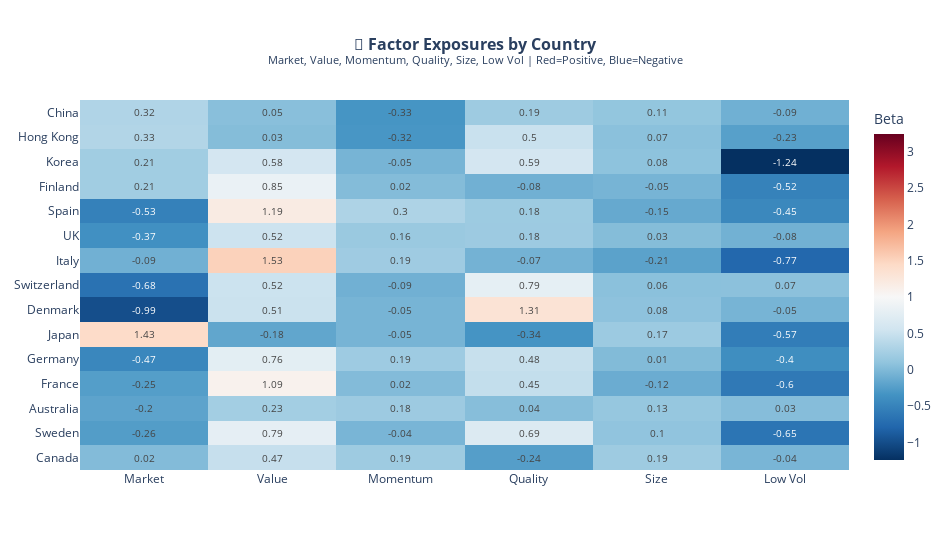

Write notebook code for a chart like this one.
### Code cell
# Factor Exposure Heatmap
def create_factor_exposure_heatmap(factor_exposures: dict) -> go.Figure:
    """
    Create heatmap of factor exposures across countries.
    """
    data = []
    for country, exp in factor_exposures.items():
        row = {'Country': country, 'Alpha': exp['alpha'], 'R²': exp['r_squared']}
        row.update(exp['betas'])
        data.append(row)
    
    if not data:
        return None
    
    df = pd.DataFrame(data).sort_values('R²', ascending=False)
    
    factor_cols = [c for c in df.columns if c not in ['Country', 'Alpha', 'R²']]
    
    fig = go.Figure(data=go.Heatmap(
        z=df[factor_cols].values,
        x=factor_cols,
        y=df['Country'],
        colorscale='RdBu_r',
        zmid=0 if 'Market' not in factor_cols else 1,
        text=np.round(df[factor_cols].values, 2),
        texttemplate='%{text}',
        textfont={"size": 10},
        colorbar=dict(title='Beta')
    ))
    
    fig.update_layout(
        title=dict(
            text='<b>🎯 Factor Exposures by Country</b><br>'
                 '<sup>Market, Value, Momentum, Quality, Size, Low Vol | Red=Positive, Blue=Negative</sup>',
            x=0.5, font=dict(size=16)
        ),
        height=550, width=950,
        template='plotly_white'
    )
    
    return fig


if factor_exposures:
    fig_factors = create_factor_exposure_heatmap(factor_exposures)
    if fig_factors:
        fig_factors.show()

### Figure 1 — Plotly figure (JSON) as saved in the notebook; plotly's stock layout.template omitted (floating-point values rounded to 4 significant figures)
{"data": [{"colorbar": {"title": {"text": "Beta"}}, "colorscale": [[0, "rgb(5,48,97)"], [0.1, "rgb(33,102,172)"], [0.2, "rgb(67,147,195)"], [0.3, "rgb(146,197,222)"], [0.4, "rgb(209,229,240)"], [0.5, "rgb(247,247,247)"], [0.6, "rgb(253,219,199)"], [0.7, "rgb(244,165,130)"], [0.8, "rgb(214,96,77)"], [0.9, "rgb(178,24,43)"], [1, "rgb(103,0,31)"]], "text": [[0.02, 0.47, 0.19, -0.24, 0.19, -0.04], [-0.26, 0.79, -0.04, 0.69, 0.1, -0.65], [-0.2, 0.23, 0.18, 0.04, 0.13, 0.03], [-0.25, 1.09, 0.02, 0.45, -0.12, -0.6], [-0.47, 0.76, 0.19, 0.48, 0.01, -0.4], [1.43, -0.18, -0.05, -0.34, 0.17, -0.57], [-0.99, 0.51, -0.05, 1.31, 0.08, -0.05], [-0.68, 0.52, -0.09, 0.79, 0.06, 0.07], [-0.09, 1.53, 0.19, -0.07, -0.21, -0.77], [-0.37, 0.52, 0.16, 0.18, 0.03, -0.08], [-0.53, 1.19, 0.3, 0.18, -0.15, -0.45], [0.21, 0.85, 0.02, -0.08, -0.05, -0.52], [0.21, 0.58, -0.05, 0.59, 0.08, -1.24], [0.33, 0.03, -0.32, 0.5, 0.07, -0.23], [0.32, 0.05, -0.33, 0.19, 0.11, -0.09]], "textfont": {"size": 10}, "texttemplate": "%{text}", "type": "heatmap", "x": ["Market", "Value", "Momentum", "Quality", "Size", "Low Vol"], "y": ["Canada", "Sweden", "Australia", "France", "Germany", "Japan", "Denmark", "Switzerland", "Italy", "UK", "Spain", "Finland", "Korea", "Hong Kong", "China"], "z": [[0.0162, 0.4709, 0.1851, -0.2449, 0.1866, -0.03728], [-0.2567, 0.7854, -0.03747, 0.6851, 0.09808, -0.6473], [-0.2001, 0.2268, 0.1786, 0.04302, 0.13, 0.03447], [-0.249, 1.095, 0.01698, 0.4535, -0.119, -0.6011], [-0.4657, 0.7648, 0.19, 0.4803, 0.009844, -0.3985], [1.433, -0.1775, -0.04851, -0.3368, 0.1748, -0.5651], [-0.9938, 0.5104, -0.05317, 1.314, 0.0795, -0.04876], [-0.6781, 0.5175, -0.0851, 0.7894, 0.06319, 0.06711], [-0.08719, 1.526, 0.193, -0.06586, -0.207, -0.7704], [-0.3746, 0.5221, 0.1586, 0.1794, 0.02774, -0.07957], [-0.5296, 1.185, 0.3003, 0.1812, -0.146, -0.4536], [0.2123, 0.8508, 0.02423, -0.08372, -0.05114, -0.5156], [0.2101, 0.5835, -0.05032, 0.5887, 0.08034, -1.243], [0.3298, 0.02764, -0.3173, 0.4953, 0.06514, -0.2304], [0.3182, 0.05164, -0.3301, 0.188, 0.1111, -0.08768]], "zmid": 1}], "layout": {"height": 550, "title": {"font": {"size": 16}, "text": "<b>🎯 Factor Exposures by Country</b><br><sup>Market, Value, Momentum, Quality, Size, Low Vol | Red=Positive, Blue=Negative</sup>", "x": 0.5}, "width": 950}}
